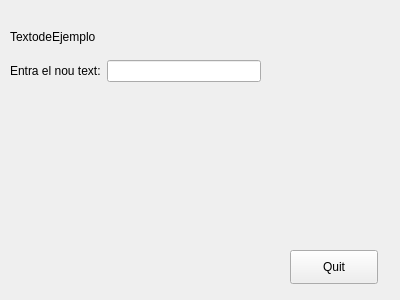
<?xml version="1.0" encoding="UTF-8"?>
<ui version="4.0">
 <class>MyForm</class>
 <widget class="QWidget" name="MyForm">
  <property name="geometry">
   <rect>
    <x>0</x>
    <y>0</y>
    <width>400</width>
    <height>300</height>
   </rect>
  </property>
  <property name="windowTitle">
   <string>Form</string>
  </property>
  <widget class="QPushButton" name="pushButton">
   <property name="geometry">
    <rect>
     <x>290</x>
     <y>250</y>
     <width>88</width>
     <height>34</height>
    </rect>
   </property>
   <property name="text">
    <string>Quit</string>
   </property>
  </widget>
  <widget class="QWidget" name="">
   <property name="geometry">
    <rect>
     <x>10</x>
     <y>20</y>
     <width>251</width>
     <height>62</height>
    </rect>
   </property>
   <layout class="QVBoxLayout" name="verticalLayout_2">
    <item>
     <widget class="QLabel" name="label_2">
      <property name="text">
       <string>TextodeEjemplo</string>
      </property>
     </widget>
    </item>
    <item>
     <layout class="QHBoxLayout" name="horizontalLayout_3">
      <item>
       <layout class="QHBoxLayout" name="horizontalLayout">
        <item>
         <widget class="QLabel" name="label">
          <property name="text">
           <string>Entra el nou text:</string>
          </property>
          <property name="buddy">
           <cstring>lineEdit_2</cstring>
          </property>
         </widget>
        </item>
        <item>
         <widget class="MyLineEdit" name="lineEdit_2"/>
        </item>
       </layout>
      </item>
     </layout>
    </item>
   </layout>
  </widget>
 </widget>
 <customwidgets>
  <customwidget>
   <class>MyLineEdit</class>
   <extends>QLineEdit</extends>
   <header>MyLineEdit.h</header>
   <slots>
    <signal>returnPressed(QString)</signal>
    <slot>tractaReturn()</slot>
   </slots>
  </customwidget>
 </customwidgets>
 <resources/>
 <connections>
  <connection>
   <sender>pushButton</sender>
   <signal>clicked()</signal>
   <receiver>MyForm</receiver>
   <slot>close()</slot>
   <hints>
    <hint type="sourcelabel">
     <x>306</x>
     <y>269</y>
    </hint>
    <hint type="destinationlabel">
     <x>212</x>
     <y>263</y>
    </hint>
   </hints>
  </connection>
  <connection>
   <sender>lineEdit_2</sender>
   <signal>returnPressed(QString)</signal>
   <receiver>label_2</receiver>
   <slot>setText(QString)</slot>
   <hints>
    <hint type="sourcelabel">
     <x>141</x>
     <y>61</y>
    </hint>
    <hint type="destinationlabel">
     <x>107</x>
     <y>32</y>
    </hint>
   </hints>
  </connection>
 </connections>
</ui>
